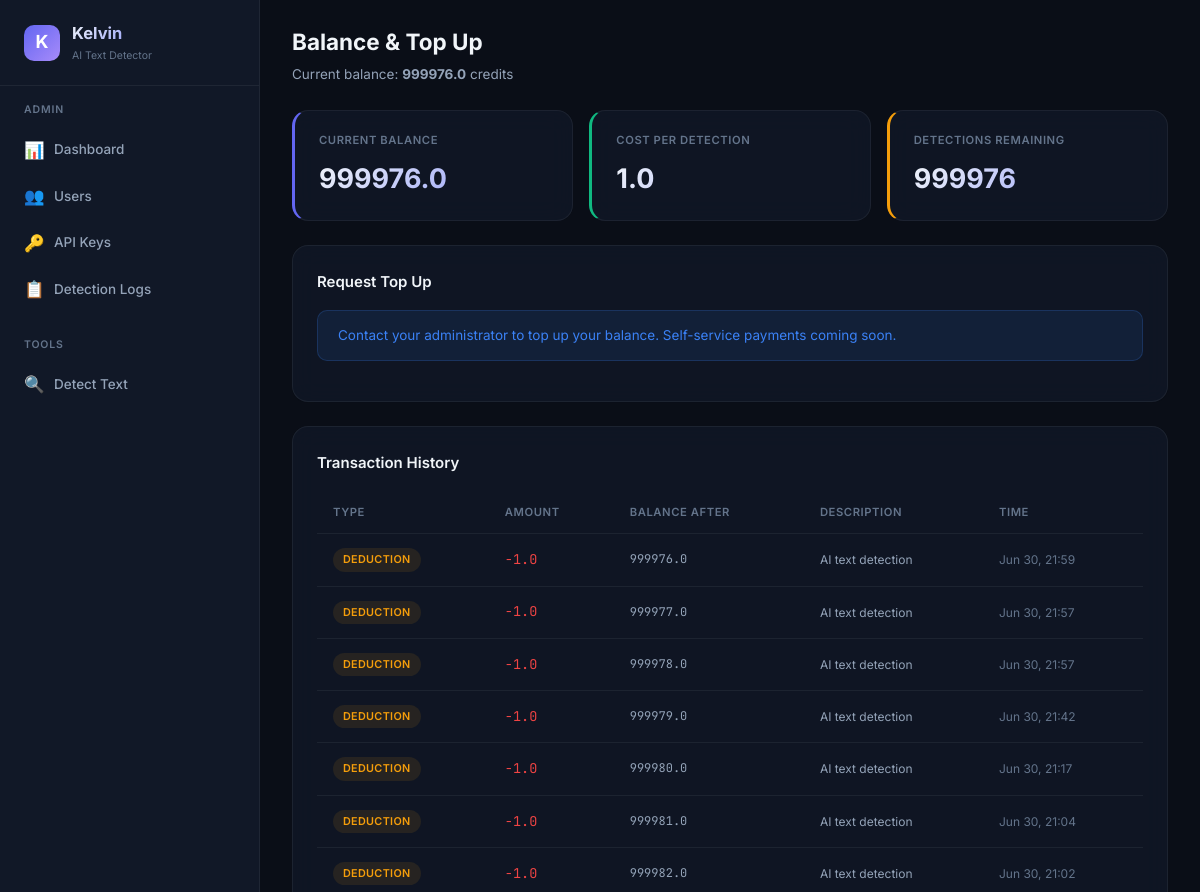
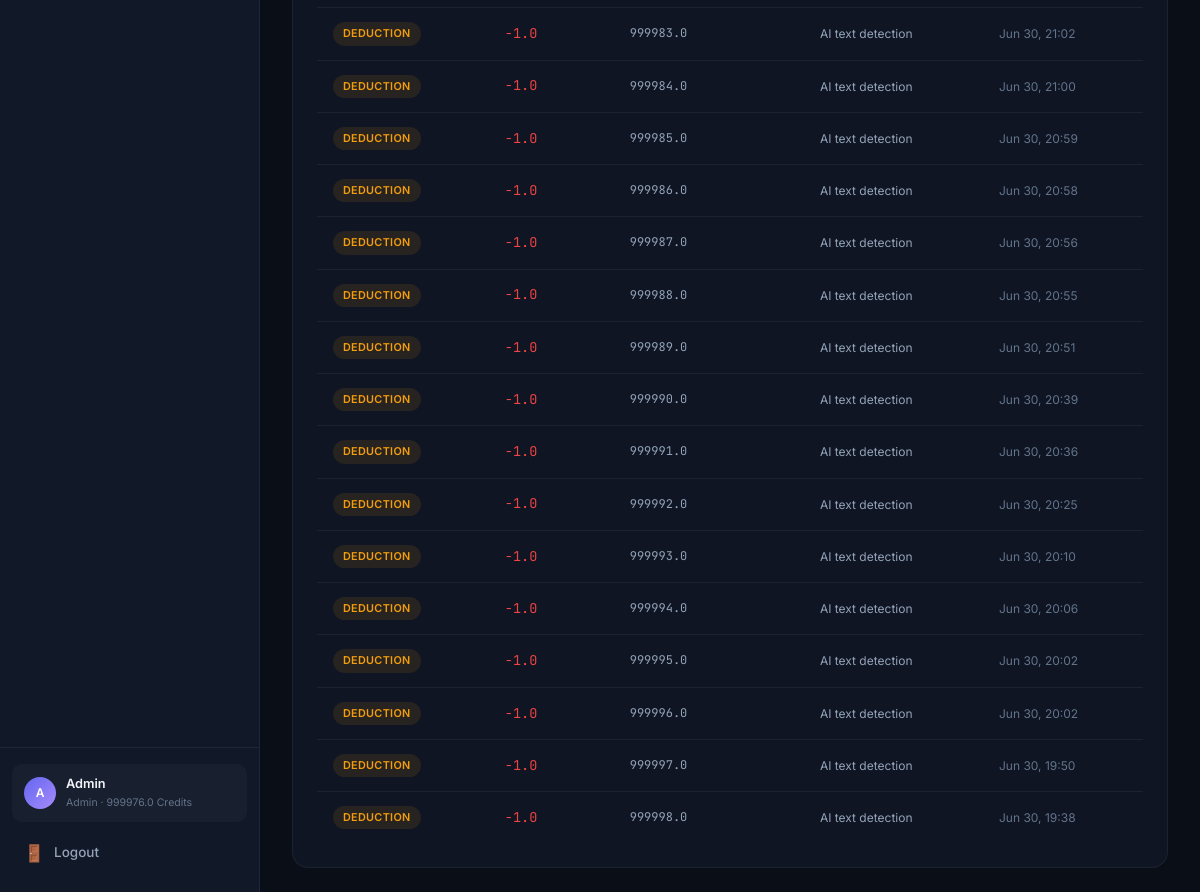
The page /dashboard/topup (signed in) on the database as committed earlier (2 pictures, top to bottom).
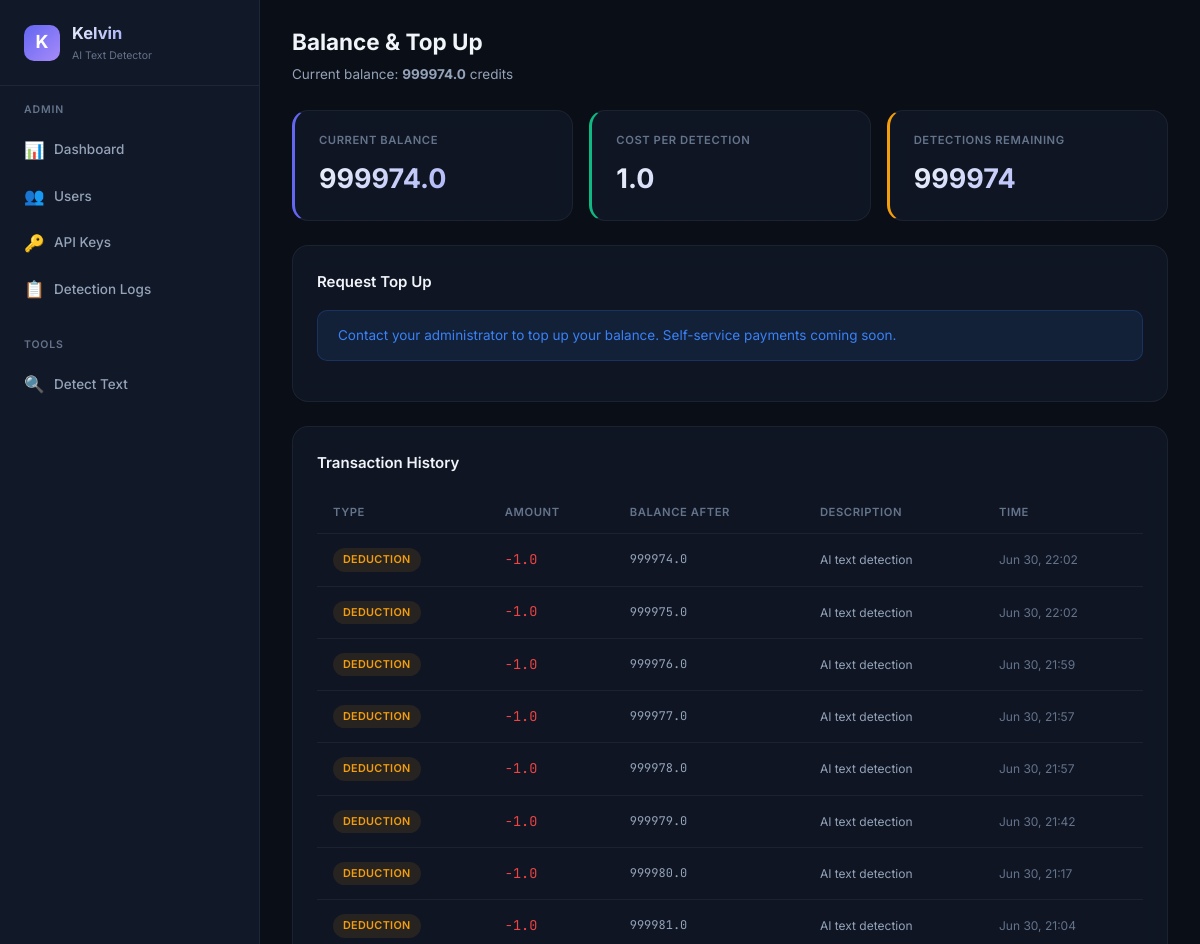
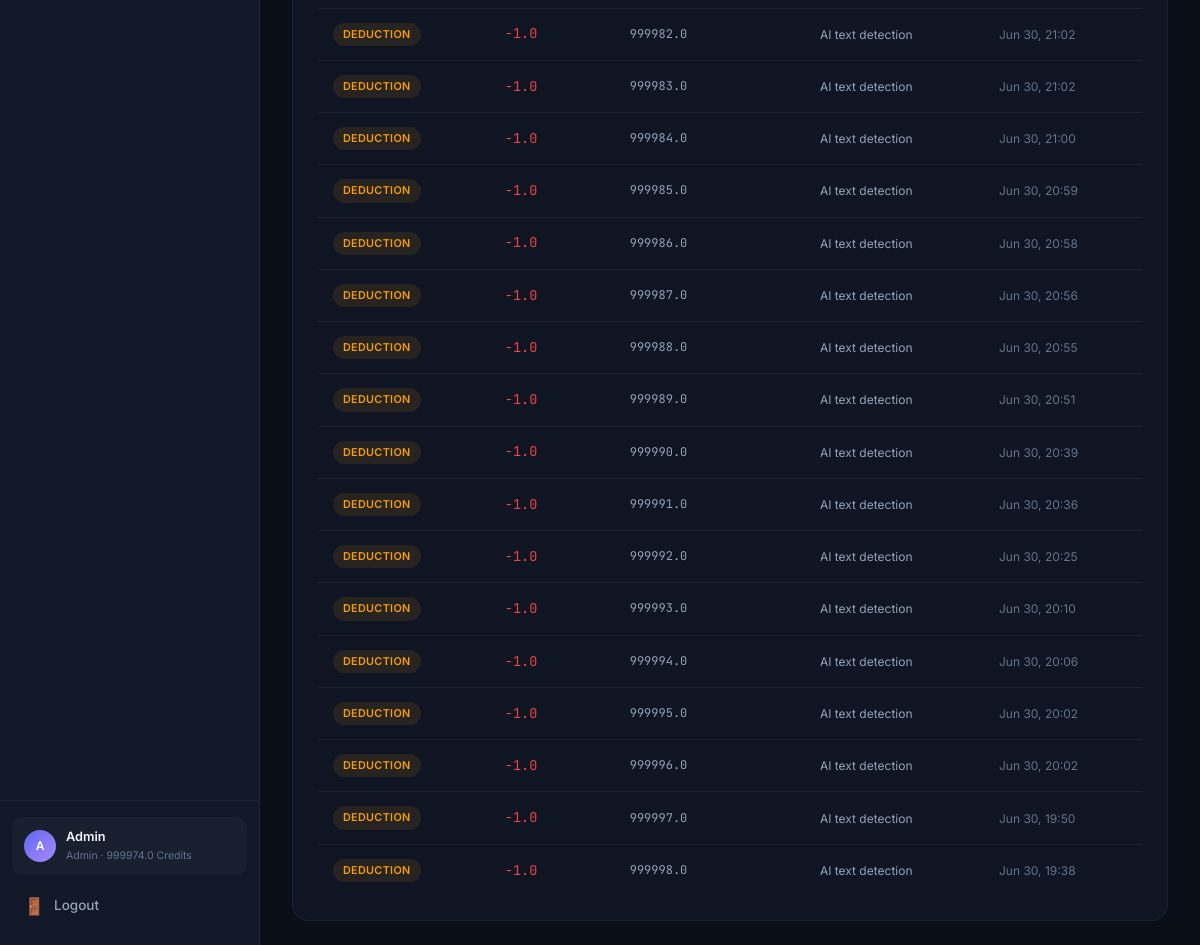
The same page on the database as committed later (2 pictures, top to bottom).
### database.py (models this page shows, shortened)
class User(Base):
    __tablename__ = "users"
    id = Column(Integer, primary_key=True, autoincrement=True)
    email = Column(String(255), unique=True, nullable=False, index=True)
    password_hash = Column(String(255), nullable=False)
    display_name = Column(String(100), nullable=False)
    role = Column(String(20), nullable=False, default="user")  # "admin" or "user"
    balance = Column(Float, nullable=False, default=100.0)
    is_active = Column(Boolean, nullable=False, default=True)
    created_at = Column(DateTime, nullable=False, default=datetime.utcnow)
    api_keys = relationship("APIKeyRecord", back_populates="user", lazy="dynamic")
    detection_logs = relationship("DetectionLog", back_populates="user", lazy="dynamic")
    transactions = relationship("BalanceTransaction", back_populates="user", lazy="dynamic")

class BalanceTransaction(Base):
    __tablename__ = "balance_transactions"
    id = Column(Integer, primary_key=True, autoincrement=True)
    user_id = Column(Integer, ForeignKey("users.id"), nullable=False, index=True)
    amount = Column(Float, nullable=False)  # positive = credit, negative = debit
    type = Column(String(20), nullable=False)  # "topup", "deduction", "refund", "signup_bonus"
    description = Column(String(255), nullable=True)
    balance_after = Column(Float, nullable=True)
    created_at = Column(DateTime, nullable=False, default=datetime.utcnow)
    user = relationship("User", back_populates="transactions")

### detect-ai.py (the view)
@app.get("/dashboard/topup", response_class=HTMLResponse)
async def user_topup_page(request: Request, db: Session = Depends(get_db_session)):
    user = _require_web_user(request, db)
    transactions = db.query(BalanceTransaction).filter(BalanceTransaction.user_id == user.id).order_by(desc(BalanceTransaction.created_at)).limit(50).all()
    return _render(request, db, "user/topup.html", transactions=transactions)

### templates/user/topup.html (shortened to what this page needs)
{% extends "base.html" %}
{% set active_page = 'user-topup' %}
{% block page_header %}
<div class="page-header">
    <h2>Balance & Top Up</h2>
    <p>Current balance: <strong>{{ user.balance | round(1) }}</strong> credits</p>
</div>
{% endblock %}
{% block content %}
<div class="stats-grid">
    <div class="stat-card accent">
        <div class="stat-label">Current Balance</div>
        <div class="stat-value">{{ user.balance | round(1) }}</div>
    </div>
    <div class="stat-card green">
        <div class="stat-label">Cost Per Detection</div>
        <div class="stat-value">1.0</div>
    </div>
    <div class="stat-card yellow">
        <div class="stat-label">Detections Remaining</div>
        <div class="stat-value">{{ user.balance | int }}</div>
    </div>
</div>
<div class="card mb-24">
    <div class="card-header">
        <h3>Request Top Up</h3>
    </div>
    <div class="alert alert-info">
        Contact your administrator to top up your balance. Self-service payments coming soon.
    </div>
</div>
<div class="card">
    <div class="card-header">
        <h3>Transaction History</h3>
    </div>
    {% if transactions %}
    <div class="table-container">
        <table>
            <thead>
                <tr>
                    <th>Type</th>
                    <th>Amount</th>
                    <th>Balance After</th>
                    <th>Description</th>
                    <th>Time</th>
                </tr>
            </thead>
            <tbody>
                {% for tx in transactions %}
                <tr>
                    <td>
                        {% if tx.type == 'topup' or tx.type == 'signup_bonus' %}
                        <span class="badge badge-green">{{ tx.type }}</span>
                        {% elif tx.type == 'deduction' %}
                        <span class="badge badge-yellow">deduction</span>
                        {% elif tx.type == 'refund' %}
                        <span class="badge badge-blue">refund</span>
                        {% else %}
                        <span class="badge badge-muted">{{ tx.type }}</span>
                        {% endif %}
                    </td>
                    <td class="text-mono {% if tx.amount > 0 %}text-green{% else %}text-red{% endif %}">
                        {{ '+' if tx.amount > 0 else '' }}{{ tx.amount | round(1) }}
                    </td>
                    <td class="text-mono text-sm">{{ tx.balance_after | round(1) if tx.balance_after else '—' }}</td>
                    <td class="text-sm">{{ tx.description or '—' }}</td>
                    <td class="text-sm text-muted">{{ tx.created_at.strftime('%b %d, %H:%M') if tx.created_at else '—' }}</td>
                </tr>
                {% endfor %}
            </tbody>
        </table>
    </div>
    {% else %}
    <div class="empty-state">
        <div class="empty-icon">💰</div>
        <h3>No transactions yet</h3>
    </div>
    {% endif %}
</div>
{% endblock %}

### templates/base.html (shortened to what this page needs)
<!DOCTYPE html>
<html lang="en">
<head>
    <link rel="stylesheet" href="/static/css/style.css?v=6">
</head>
<body>
    {% block body %}
    <div class="app-layout">
        <aside class="sidebar">
            <div class="sidebar-brand">
                <div class="brand-icon">K</div>
                <div>
                    <h1>Kelvin</h1>
                    <div class="brand-version">AI Text Detector</div>
                </div>
            </div>
            <nav class="sidebar-nav">
                {% if user and user.role == 'admin' %}
                <div class="nav-section">
                    <div class="nav-section-title">Admin</div>
                    <a href="/admin/dashboard" class="nav-link {% if active_page == 'admin-dashboard' %}active{% endif %}">
                        <span class="nav-icon">📊</span> Dashboard
                    </a>
                    <a href="/admin/users" class="nav-link {% if active_page == 'admin-users' %}active{% endif %}">
                        <span class="nav-icon">👥</span> Users
                    </a>
                    <a href="/admin/keys" class="nav-link {% if active_page == 'admin-keys' %}active{% endif %}">
                        <span class="nav-icon">🔑</span> API Keys
                    </a>
                    <a href="/admin/logs" class="nav-link {% if active_page == 'admin-logs' %}active{% endif %}">
                        <span class="nav-icon">📋</span> Detection Logs
                    </a>
                </div>
                <div class="nav-section">
                    <div class="nav-section-title">Tools</div>
                    <a href="/dashboard/detect" class="nav-link {% if active_page == 'detect' %}active{% endif %}">
                        <span class="nav-icon">🔍</span> Detect Text
                    </a>
                </div>
                {% endif %}
            </nav>
            {% if user %}
            <div class="sidebar-footer">
                <div class="sidebar-user">
                    <div class="user-avatar">{{ user.display_name[0] | upper }}</div>
                    <div class="user-info">
                        <div class="user-name">{{ user.display_name }}</div>
                        <div class="user-role">{{ user.role }} · {{ user.balance | round(1) }} credits</div>
                    </div>
                </div>
                <a href="/logout" class="nav-link" style="margin-top: 8px;">
                    <span class="nav-icon">🚪</span> Logout
                </a>
            </div>
            {% endif %}
        </aside>
        <main class="main-content">
            {% block page_header %}{% endblock %}
            <div class="page-body">
                {% block content %}{% endblock %}
            </div>
        </main>
    </div>
    {% endblock %}
</body>
</html>

Rows that differ between the two databases and show on the page:
changed User "Admin": balance "999976.0" → "999974.0"; balance "999976" → "999974"
added BalanceTransaction: type "DEDUCTION", amount "-1.0", balance_after "999974.0", description "AI text detection", created_at "Jun 30, 22:02"
added BalanceTransaction: type "DEDUCTION", amount "-1.0", balance_after "999975.0", description "AI text detection", created_at "Jun 30, 22:02"
